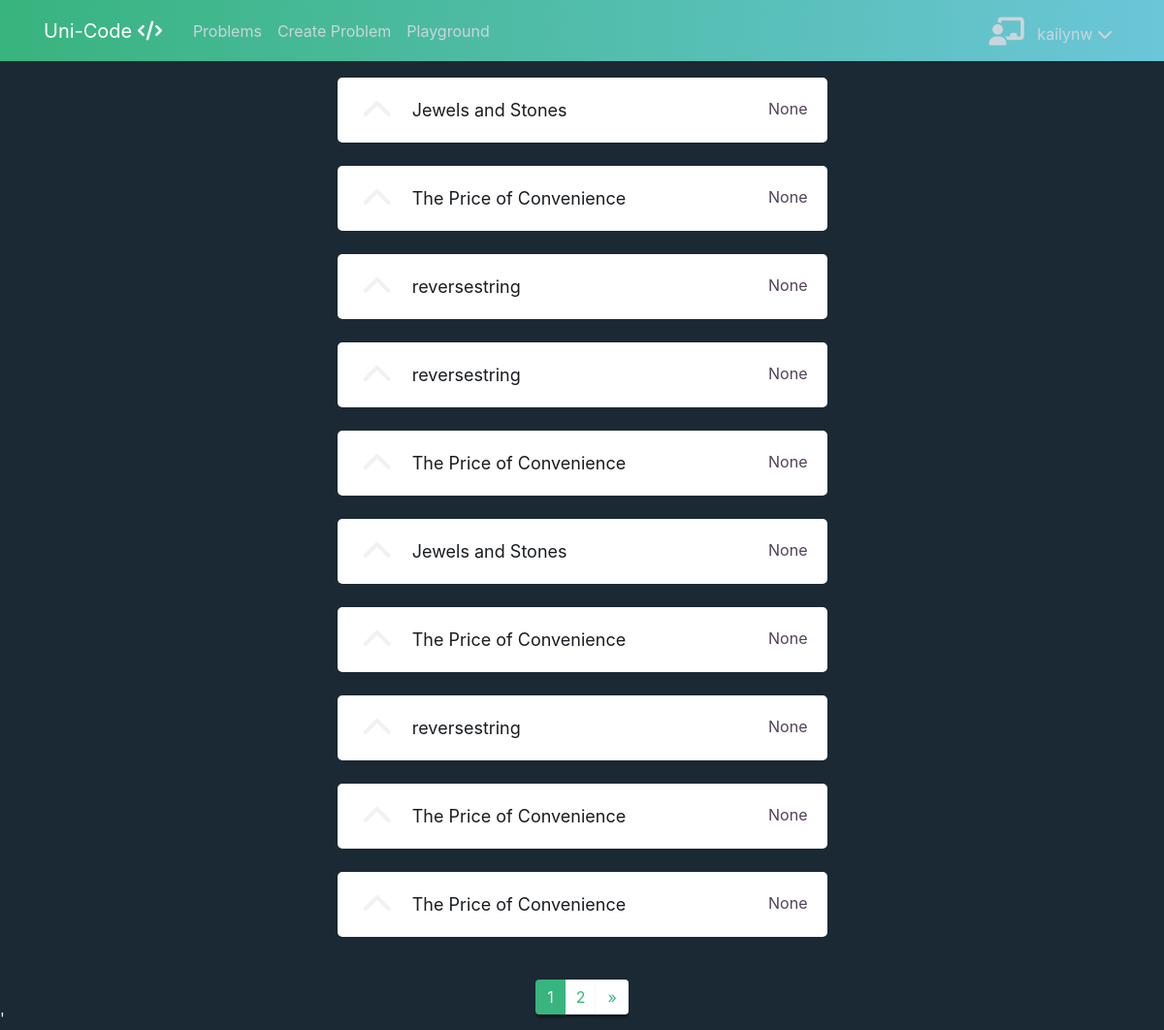
The page /problems/ (signed in) on the database its author committed.
### problems/models.py (models this page shows, shortened)
class Problem(models.Model):
    creator = models.ForeignKey(
        User,
        related_name='problems',
        on_delete=models.SET_NULL,
        null=True,
    )
    title = models.CharField(max_length=50)
    description = models.CharField(max_length=500)
    created = models.DateTimeField(auto_now_add=True)
    datatype = models.CharField(max_length=10)
    example_solution = models.CharField(max_length=1000)
    datatype = models.CharField(max_length=15, choices=DATATYPE_CHOICES, default='string')
    upvotes = models.ManyToManyField(User, through='Upvote')
    def to_dict(self, user):
        d = {
            'id': self.id,
            'title': self.title,
            'creator': self.creator,
            'upvotes': self.upvotes.count()
        }
        if user.is_authenticated:
            d['upvoted'] = self.upvotes.filter(id=user.id).count() > 0
        return d

### problems/views.py (the view)
# urls.py: path('', problems, name='problems'),
def problems(request):
    problems = []
    if request.user.is_authenticated:
        for problem in Problem.objects.annotate(Count('upvotes')).order_by('-upvotes__count'):
            problems.append(problem.to_dict(user=request.user))
    else:
        problems = Problem.objects.annotate(Count('upvotes')).order_by('-upvotes__count')
    paginator = Paginator(problems, 10)
    page = request.GET.get('page')
    problems = paginator.get_page(page)
    return render(request, 'problems/problem_list.html', {'problems': problems})

### problems/templates/problems/problem_list.html (shortened to what this page needs)
{% extends "global/base.html" %}
{% block content %}
<div class="row">
  <div class="col-md-3"></div>
  <div class="col-md-6 mb-5">
    {% for problem in problems %}
    <div class="mb-4">
      <div class="problem-card">
        {% if problem.upvoted %}
        <i class="fa fa-chevron-up fa-2x upvoted" value='false' prob_id="{{ problem.id }}" onclick="toggleUpvote(this)"></i>
        {% else %}
        <i class="fa fa-chevron-up fa-2x upvote" value='true' prob_id="{{problem.id}}" onclick="toggleUpvote(this)"></i>
        {% endif %}
        <div class="problem-list-text">
          <a href="{% url 'editor' problem.id %}"> {{ problem.title }} </a>
          <span> {{ problem.creator }} </span>
        </div>
      </div>
    </div>
    {% endfor %}
  </div>
  <div class="col-md-3"></div>
</div>
<nav class="fixed-bottom mb-3"  aria-label="Page navigation">
  <ul class="pagination justify-content-center">
    {% for n in problems.paginator.page_range %}
    {% if problems.number == n %}
    <li class="page-item active">
      <span class="page-link">{{ n }}<span class="sr-only">(current)</span></span>
    </li>
    {% elif n > problems.number|add:'-3' and n < problems.number|add:'3' %}
    <li class="page-item"><a class="page-link" href="?page={{ n }}">{{ n }}</a></li>
    {% endif %}
    {% endfor %}
    {% if problems.has_next %}
    <li class="page-item">
      <a class="page-link" href="?page={{ problems.paginator.num_pages }}" aria-label="Next">
        <span aria-hidden="true">&raquo;</span>
      </a>
    </li>
    {% endif %}
  </ul>
</nav>
{% endblock %}

### global/templates/global/base.html (shortened to what this page needs)
{% load static %}
<!DOCTYPE html>
<html lang="en">
<head>
    <link rel="stylesheet" href="https://maxcdn.bootstrapcdn.com/bootstrap/4.0.0/css/bootstrap.min.css"
>
    <link rel="stylesheet" href="https://cdnjs.cloudflare.com/ajax/libs/animate.css/3.7.2/animate.min.css">
    <link rel='stylesheet' href="{% static 'global/style.css' %}" />
    <link href="https://cdnjs.cloudflare.com/ajax/libs/select2/4.0.10/css/select2.min.css" rel="stylesheet" />
</head>
<body>
    <header class="site-header">
        <nav class="navbar navbar-expand-md navbar-dark bg-steel fixed-top">
            <div class="container">
                <a class="navbar-brand mr-4" href="{% url 'index' %}">Uni-Code <i class="fas fa-code"></i></a>
                <div class="collapse navbar-collapse" id="navbarToggle">
                    <div class="navbar-nav mr-auto">
                        <a class="nav-item nav-link" href="{% url 'problems' %}">Problems</a>
                        <a class="nav-item nav-link" href="{% url 'create-problem' %}">Create Problem</a>
                        <a class="nav-item nav-link" href="{% url 'playground' %}">Playground</a>
                    </div>
                    {% if user.is_authenticated %}
                    <div class="navbar-nav">
                        <div class="dropdown">
                            <a data-toggle="dropdown" class="nav-item nav-link account" href='#'>
                                <i class="fas fa-chalkboard-teacher"></i>
                                &nbsp; {{user.username}}
                                <i class="fa fa-chevron-down "></i>
                            </a>
                        </div>
                    </div>
                    {% else %}
                    <a class="nav-link register-login" href="{% url 'login' %}">Log In</a>
                    <a class="nav-link register-login" href="{% url 'register' %}">Sign Up</a>
                    {% endif %}
                </div>
            </div>
        </nav>
    </header>
    <div class='custom-container'>
        {% block content %}
        {% endblock %}
    </div>
'
</body>
</html>

### global/static/global/style.css (style rules this page uses)
body { background: #1a2933; color: #f1f1f1; margin-top: 5rem; }
ul { margin: 0; }
.bg-steel { background: #20323e; background: linear-gradient(to right, #38b47e 0%, #6bc6d8 100%); }
.site-header .navbar-nav .nav-link { color: #cbd5db; }
.fa-chalkboard-teacher { position: relative; top: 2px; font-size: 29px; }
.fa-chevron-down { transition: all 0.5s ease; }
li { display: inline!important; }
.problem-card { display: flex; justify-content: left; align-items: center; background-color: rgb(255, 255, 255); box-shadow: 0px 5px 5px 0 rgba(18, 17, 24, 0); border-radius: 5px; transition: box-shadow .4s ease-out; cursor: default; transition: transform .2s ease-in; }
.problem-list-text { margin: 20px; height: 100%; width: 100%; }
.problem-list-text a { color:rgb(25, 29, 33); text-decoration: none; font-size: large; font-weight: 400; }
.problem-list-text span { color: rgb(82, 66, 89); float: right; }
.upvote { margin-left: 5%; cursor: pointer; }
.pagination>li>a, .pagination>li>span { border: none; color: #38b47e; box-shadow: 0 4px 2px -0.8px rgba(0,0,0,0.4); }
.page-item.active .page-link { background-color: #38b47e; }
@media (min-width: 768px) and (max-width: 2000px) { .custom-container { padding-left:80px; padding-right:80px; } }

### rows shown on the page
Problem: title "Jewels and Stones"
Problem: title "The Price of Convenience"
Problem: title "reversestring"
Problem: title "reversestring"
Problem: title "The Price of Convenience"
Problem: title "Jewels and Stones"
Problem: title "The Price of Convenience"
Problem: title "reversestring"
Problem: title "The Price of Convenience"
Problem: title "The Price of Convenience"

### other values the page prints
{{ user.username }} "kailynw"
{{ problem.creator }} "None" "None" "None" "None" "None" "None" "None" "None" "None" "None"
{{ n }} "1"
{{ n }} "2"
